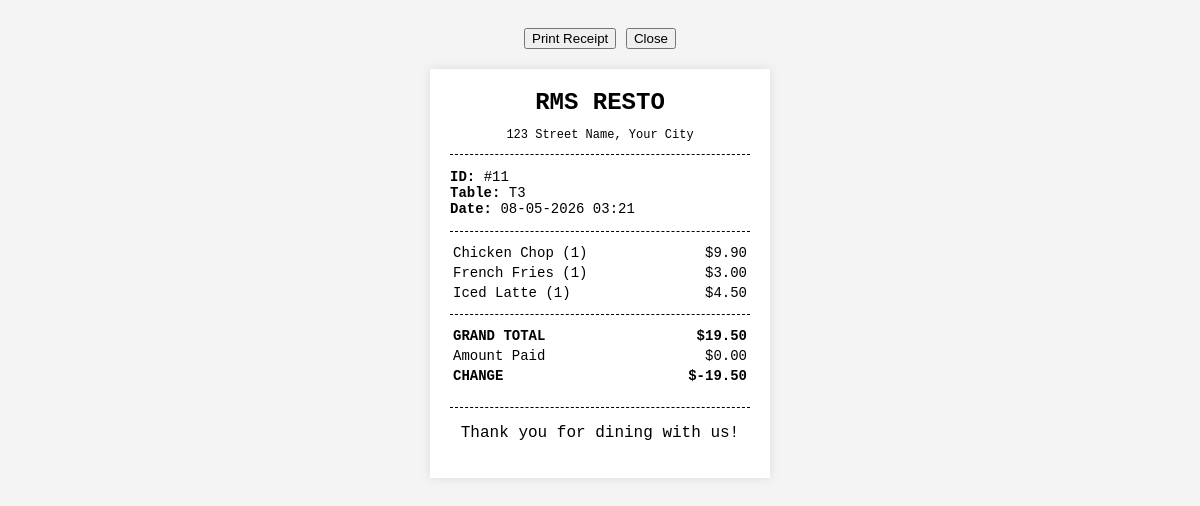
/receipt.php?id=11, run on the app's committed database.
### tables this page shows
CREATE TABLE `orders` (
  `id` int(11) NOT NULL,
  `table_number` varchar(10) NOT NULL,
  `total_price` decimal(10,2) DEFAULT 0.00,
  `status` varchar(20) DEFAULT 'pending',
  `created_at` timestamp NOT NULL DEFAULT current_timestamp(),
  `amount_paid` decimal(10,2) DEFAULT 0.00,
  `amount_change` decimal(10,2) DEFAULT 0.00
);

CREATE TABLE `order_items` (
  `id` int(11) NOT NULL,
  `order_id` int(11) DEFAULT NULL,
  `item_id` int(11) DEFAULT NULL,
  `quantity` int(11) DEFAULT 1,
  `remarks` text DEFAULT NULL,
  `item_status` varchar(20) DEFAULT 'pending'
);

CREATE TABLE `items` (
  `id` int(11) NOT NULL,
  `name` varchar(255) NOT NULL,
  `description` text DEFAULT NULL,
  `price` decimal(10,2) NOT NULL,
  `category` varchar(100) DEFAULT NULL,
  `stock` int(11) DEFAULT 0,
  `image_path` varchar(255) DEFAULT NULL
);

### receipt.php (the view, shortened to what this page needs)
<?php
include 'db.php';
$order_id = intval($_GET['id']);
$order_query = $conn->query("SELECT * FROM orders WHERE id = $order_id");
$order = $order_query->fetch_assoc();
$items = $conn->query("SELECT oi.quantity, i.price, i.name
                       FROM order_items oi
                       JOIN items i ON oi.item_id = i.id
                       WHERE oi.order_id = $order_id");
?>
<!DOCTYPE html>
<html lang="en">
<head>
</head>
<body>
    <div class="no-print" style="text-align:center; margin-bottom: 20px;">
        <button onclick="window.print()">Print Receipt</button>
        <button onclick="window.close()">Close</button>
    </div>
    <div class="receipt-container">
        <div class="center">
            <h2 style="margin:0;">RMS RESTO</h2>
            <p style="font-size:12px;">123 Street Name, Your City</p>
        </div>
        <div class="divider"></div>
        <p style="font-size:14px;">
            <b>ID:</b> #<?php echo $order['id']; ?><br>
            <b>Table:</b> <?php echo htmlspecialchars($order['table_number']); ?><br>
            <b>Date:</b> <?php echo date('d-m-Y H:i', strtotime($order['created_at'])); ?>
        </p>
        <div class="divider"></div>
        <table>
            <?php while($item = $items->fetch_assoc()): ?>
            <tr>
                <td><?php echo htmlspecialchars($item['name']); ?> (<?php echo $item['quantity']; ?>)</td>
                <td align="right">$<?php echo number_format($item['price'] * $item['quantity'], 2); ?></td>
            </tr>
            <?php endwhile; ?>
        </table>
        <div class="divider"></div>
        <table>
            <tr>
                <td class="bold">GRAND TOTAL</td>
                <td class="text-right bold">$<?php echo number_format($order['total_price'], 2); ?></td>
            </tr>
            <tr>
                <td>Amount Paid</td>
                <td class="text-right">$<?php echo number_format($order['amount_paid'], 2); ?></td>
            </tr>
            <tr>
                <td class="bold">CHANGE</td>
                <td class="text-right bold">$<?php echo number_format($order['amount_paid'] - $order['total_price'], 2); ?></td>
            </tr>
        </table>
        <div class="divider" style="margin-top:20px;"></div>
        <div class="center">
            <p>Thank you for dining with us!</p>
        </div>
    </div>
</body>
</html>

### receipt.php (style rules this page uses)
body { font-family: 'Courier New', Courier, monospace; background: #f4f4f4; padding: 20px; }
.receipt-container { background: #fff; width: 300px; margin: 0 auto; padding: 20px; box-shadow: 0 0 10px rgba(0,0,0,0.1); }
.center { text-align: center; }
.divider { border-top: 1px dashed #000; margin: 10px 0; }
table { width: 100%; font-size: 14px; }
.text-right { text-align: right; }
.bold { font-weight: bold; }

### data on the page
orders: id "11", table_number "T3", created_at "08-05-2026 03:21", total_price "19.50", amount_paid "0.00", $order['amount_paid'] - $order['total_price'] "-19.50"
order_items: item.name "Chicken Chop", quantity "1", $item['price']*$item['quantity'] "9.90"
order_items: item.name "French Fries", quantity "1", $item['price']*$item['quantity'] "3.00"
order_items: item.name "Iced Latte", quantity "1", $item['price']*$item['quantity'] "4.50"
